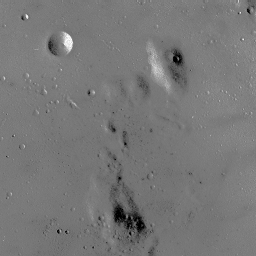
#> input picture Q5/EECS 332 - Computer Vision/MP_3/moon.bmp, 256 x 256 px
$ python main.py
#> lines starting #> are read from the running program, lines starting #| are printed output that depends on the picture
import numpy as np
import matplotlib.pyplot as plt

from PIL import Image


# FUNCTION DEFINITIONS (GRAYSCALE IMAGE TRANSFORM)


def img_to_gray(file_name):
	'''Converts an image file to a grayscale image'''
#> called with file_name = 'moon.bmp'
	image = Image.open(file_name)
#> image is the input picture: PIL image 256x256 RGB; min 0, max 255, mean 119.7
	image_in = image.convert('L')
	return image_in


def img_to_arr(grayed_image):
	"""Converts an image (grayed or not) into an array"""
	if type(grayed_image) == str: grayed_image = img_to_gray(grayed_image)
	arr = np.asarray(grayed_image)
	#     return arr.flatten
	return arr


def plot_hist(arr, bins=256):
	"""Plots a histogram"""
	plt.hist(arr, bins=bins)


def plot_graph(arr):
	"""Plots a graph"""
	plt.plot(arr)


def count_hist_values(arr):
	"""Sums the count of pixels per sensitivity"""
	count_arr = np.zeros(256)
#> count_arr = 256 values from 0 to 0
	for each in arr: count_arr[each] += 1
#> this loop made 65536 passes
#> each on passes 1 to 3: 123, 131, 123
#> after the loop, count_arr = 256 values, max 5145 at index 120, min 0 at index 1, mean 256
	return count_arr


def iter_array(arr):
	"""Sums the successive count"""
	next_val = iter(arr)
	myList = [next(next_val)]
#> myList = [99]
	for each in next_val:
		myList.append(each + myList[-1])
#> this loop made 255 passes
#> each on passes 2 to 4: 8, 6, 9
#> after the loop, myList = 256 values from 99 to 65536
	myArr = np.array(myList)
#> myArr = 256 values from 99 to 65536
	return myArr


def iter_result(file_name):
	"""Result of iter_array on picture"""
	result = iter_array(count_hist_values(img_to_arr(file_name).flatten()))
#> result = 256 values from 99 to 65536
	return result


def normalize_res(arr):
	"""Values between 0 and 255 for image processing"""
	sensitivity = 255 * (arr - arr.min())
#> sensitivity = 256 values from 0 to 16686435
	arr = sensitivity / (arr.max() - arr.min())
#> arr = 256 values from 0 to 255
	arr = arr.astype('uint8')
	return arr


def equalize(arr, file_name):
	"""Create new image from old"""
	equalized = arr[img_to_arr(file_name).flatten()]
	return equalized


def original(file_name):
	"""Showcase original"""
	image1 = img_to_arr(file_name)
	return Image.fromarray(image1)


def final(file_name):
	"""Showcase results"""
	image1 = img_to_arr(file_name)
	image2 = equalize(arr=normalize_res((iter_result(file_name))),
					  file_name=file_name)
	#     return image2
	image2 = np.reshape(image2, image1.shape)
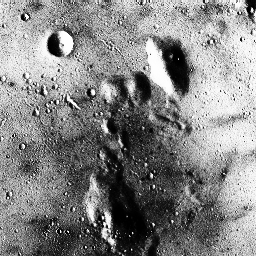
#> image2: shape (256, 256); min 0, max 255, mean 133.1
	#     return image1, image2
	return Image.fromarray(image2)


if __name__ == "__main__":
	original('moon.bmp')

if __name__ == "__main__":
	final('moon.bmp')

if __name__ == "__main__":
	moon = img_to_arr('moon.bmp').flatten()
	plot_hist(moon, 50)
	plot_graph(count_hist_values(moon))
#> the loop in count_hist_values (call 2), `for each in arr: count_arr[each] += 1` made 65536 passes
	plot_graph(iter_result('moon.bmp'))
#> the loop in iter_array (call 2), `for each in next_val:` made 255 passes
	plot_graph(normalize_res(iter_result('moon.bmp')))
	plot_hist(arr=equalize(normalize_res(iter_result('moon.bmp')), 'moon.bmp'))
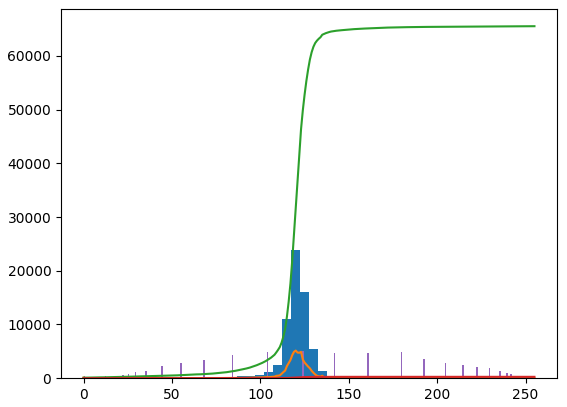
#> figure drawn by matplotlib, 1 panel; tallest bar 23853 high, from x = 117.3 to 122.4; tallest bar 5145 high, from x = 123.5 to 124.5; curve peaks at x = 120, y = 5145; curve peaks at x = 255, y = 65536
